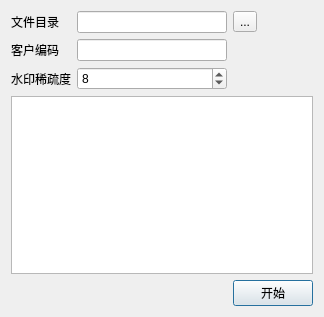
<?xml version="1.0" encoding="UTF-8"?>
<ui version="4.0">
 <class>Dialog</class>
 <widget class="QDialog" name="Dialog">
  <property name="geometry">
   <rect>
    <x>0</x>
    <y>0</y>
    <width>324</width>
    <height>317</height>
   </rect>
  </property>
  <property name="windowTitle">
   <string>Dialog</string>
  </property>
  <layout class="QGridLayout" name="gridLayout_2">
   <item row="0" column="0">
    <widget class="QLabel" name="label_3">
     <property name="text">
      <string>文件目录</string>
     </property>
    </widget>
   </item>
   <item row="0" column="1">
    <widget class="QLineEdit" name="lineEdit_2"/>
   </item>
   <item row="0" column="2">
    <widget class="QToolButton" name="toolButton">
     <property name="text">
      <string>...</string>
     </property>
    </widget>
   </item>
   <item row="1" column="0">
    <widget class="QLabel" name="label_2">
     <property name="text">
      <string>客户编码</string>
     </property>
    </widget>
   </item>
   <item row="1" column="1">
    <widget class="QLineEdit" name="lineEdit"/>
   </item>
   <item row="2" column="0">
    <widget class="QLabel" name="label">
     <property name="text">
      <string>水印稀疏度</string>
     </property>
    </widget>
   </item>
   <item row="2" column="1">
    <widget class="QSpinBox" name="spinBox">
     <property name="minimum">
      <number>1</number>
     </property>
     <property name="maximum">
      <number>10</number>
     </property>
     <property name="value">
      <number>8</number>
     </property>
    </widget>
   </item>
   <item row="3" column="0" colspan="3">
    <widget class="QTextBrowser" name="textBrowser"/>
   </item>
   <item row="4" column="2">
    <widget class="QPushButton" name="pushButton">
     <property name="text">
      <string>开始</string>
     </property>
    </widget>
   </item>
  </layout>
 </widget>
 <resources/>
 <connections/>
</ui>
